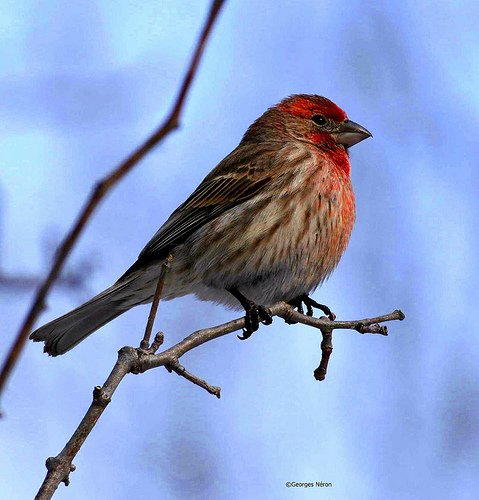
#> input picture 3.png, 479 x 500 px
$ python psnr.py
#> lines starting #> are read from the running program, lines starting #| are printed output that depends on the picture; long printed decimals are rounded
import cv2
import math
import numpy

def psnr1(img1, img2):
    # compute mse
    # mse = np.mean((img1-img2)**2)
    mse = numpy.mean((img1 / 1.0 - img2 / 1.0) ** 2)
    # compute psnr
    if mse < 1e-10:
        return 100
    psnr1 = 20 * math.log10(255 / math.sqrt(mse))
    return psnr1


def psnr2(img1, img2):
    mse = numpy.mean((img1 / 255.0 - img2 / 255.0) ** 2)
    if mse < 1e-10:
        return 100
    psnr2 = 20 * math.log10(1 / math.sqrt(mse))
    return psnr2


imag1 = cv2.imread("3.png")
#> imag1 is the input picture: shape (500, 479, 3); mean B, G, R 206.7, 162.8, 141.5
print("imag1.shap: {}".format(imag1.shape))
#| imag1.shap: (500, 479, 3)
imag2 = cv2.imread("5.png")
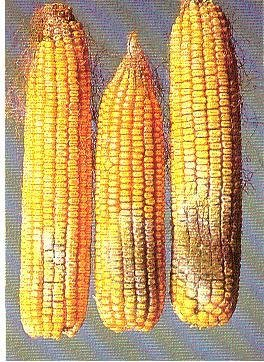
#> input picture 5.png, 264 x 362 px
#> imag2 is the input picture: shape (362, 264, 3); mean B, G, R 103.8, 157.1, 187.6
print("imag1.shap: {}".format(imag2.shape))
#| imag1.shap: (362, 264, 3)
image_size = [256, 256] #将图像转化为512*512大小的尺寸
imag1 = cv2.resize(imag1, image_size, interpolation=cv2.INTER_CUBIC)
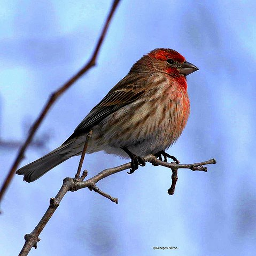
#> imag1: shape (256, 256, 3); mean B, G, R 206.7, 162.8, 141.5
#imag1 = cv2.cvtColor(imag1, cv2.COLOR_BGR2GRAY)#将图像转化为灰度图像，不是必须转，也可以使用原始的彩色图像
imag2 = cv2.resize(imag2, image_size, interpolation=cv2.INTER_CUBIC)
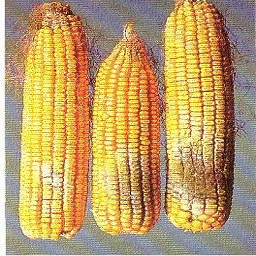
#> imag2: shape (256, 256, 3); mean B, G, R 103.8, 157.1, 187.2
#imag2 = cv2.cvtColor(imag2, cv2.COLOR_BGR2GRAY)#将图像转化为灰度图像，不是必须转，也可以使用原始的彩色图像
res1 = psnr1(imag1, imag2)
#> in psnr1, `mse = numpy.mean((img1 / 1.0 - img2 / 1.0) ** 2)`: mse = 10975.1
#> in psnr1, `psnr1 = 20 * math.log10(255 / math.sqrt(mse))`: psnr1 = 7.73
#> res1 = 7.73
print("res1:", res1)
#| res1: 7.727
res2 = psnr2(imag1, imag2)
#> in psnr2, `mse = numpy.mean((img1 / 255.0 - img2 / 255.0) ** 2)`: mse = 0.169
#> in psnr2, `psnr2 = 20 * math.log10(1 / math.sqrt(mse))`: psnr2 = 7.73
#> res2 = 7.73
print("res2:", res2)
#| res2: 7.727
